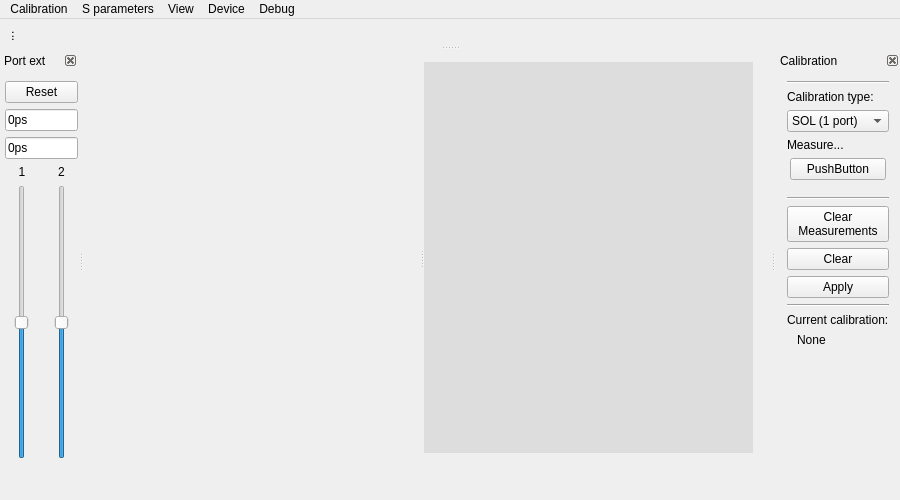
<?xml version="1.0" encoding="UTF-8"?>
<ui version="4.0">
 <class>MainWindow</class>
 <widget class="QMainWindow" name="MainWindow">
  <property name="geometry">
   <rect>
    <x>0</x>
    <y>0</y>
    <width>900</width>
    <height>500</height>
   </rect>
  </property>
  <property name="windowTitle">
   <string>VNA View</string>
  </property>
  <property name="dockNestingEnabled">
   <bool>true</bool>
  </property>
  <property name="dockOptions">
   <set>QMainWindow::AllowNestedDocks|QMainWindow::AnimatedDocks</set>
  </property>
  <widget class="QWidget" name="centralWidget">
   <layout class="QGridLayout" name="gridLayout">
    <property name="leftMargin">
     <number>0</number>
    </property>
    <property name="topMargin">
     <number>0</number>
    </property>
    <property name="rightMargin">
     <number>6</number>
    </property>
    <property name="bottomMargin">
     <number>6</number>
    </property>
    <item row="0" column="0">
     <widget class="QWidget" name="w_content" native="true">
      <layout class="QVBoxLayout" name="verticalLayout_4">
       <property name="leftMargin">
        <number>6</number>
       </property>
       <item>
        <widget class="QSplitter" name="splitter">
         <property name="orientation">
          <enum>Qt::Horizontal</enum>
         </property>
         <widget class="QWidget" name="w_polar" native="true">
          <property name="sizePolicy">
           <sizepolicy hsizetype="Expanding" vsizetype="Preferred">
            <horstretch>0</horstretch>
            <verstretch>0</verstretch>
           </sizepolicy>
          </property>
          <property name="minimumSize">
           <size>
            <width>100</width>
            <height>0</height>
           </size>
          </property>
          <layout class="QHBoxLayout" name="horizontalLayout_2">
           <property name="spacing">
            <number>0</number>
           </property>
           <property name="leftMargin">
            <number>0</number>
           </property>
           <property name="topMargin">
            <number>0</number>
           </property>
           <property name="rightMargin">
            <number>0</number>
           </property>
           <property name="bottomMargin">
            <number>0</number>
           </property>
          </layout>
         </widget>
         <widget class="QWidget" name="w_graph" native="true">
          <property name="sizePolicy">
           <sizepolicy hsizetype="Expanding" vsizetype="Preferred">
            <horstretch>0</horstretch>
            <verstretch>0</verstretch>
           </sizepolicy>
          </property>
          <property name="minimumSize">
           <size>
            <width>200</width>
            <height>0</height>
           </size>
          </property>
          <property name="styleSheet">
           <string notr="true">background-color: #ddd</string>
          </property>
          <layout class="QHBoxLayout" name="horizontalLayout_3">
           <property name="spacing">
            <number>0</number>
           </property>
           <property name="leftMargin">
            <number>0</number>
           </property>
           <property name="topMargin">
            <number>0</number>
           </property>
           <property name="rightMargin">
            <number>0</number>
           </property>
           <property name="bottomMargin">
            <number>0</number>
           </property>
          </layout>
         </widget>
        </widget>
       </item>
      </layout>
     </widget>
    </item>
   </layout>
  </widget>
  <widget class="QDockWidget" name="dock_impedance">
   <property name="features">
    <set>QDockWidget::DockWidgetVerticalTitleBar</set>
   </property>
   <property name="allowedAreas">
    <set>Qt::TopDockWidgetArea</set>
   </property>
   <property name="windowTitle">
    <string notr="true">...</string>
   </property>
   <attribute name="dockWidgetArea">
    <number>4</number>
   </attribute>
   <widget class="QWidget" name="dock_impedance_contents">
    <layout class="QHBoxLayout" name="horizontalLayout">
     <property name="topMargin">
      <number>6</number>
     </property>
     <property name="bottomMargin">
      <number>0</number>
     </property>
     <item>
      <spacer name="verticalSpacer_2">
       <property name="orientation">
        <enum>Qt::Horizontal</enum>
       </property>
       <property name="sizeHint" stdset="0">
        <size>
         <width>40</width>
         <height>20</height>
        </size>
       </property>
      </spacer>
     </item>
    </layout>
   </widget>
  </widget>
  <widget class="QDockWidget" name="dock_cal">
   <property name="floating">
    <bool>false</bool>
   </property>
   <property name="features">
    <set>QDockWidget::DockWidgetClosable|QDockWidget::DockWidgetMovable</set>
   </property>
   <property name="allowedAreas">
    <set>Qt::LeftDockWidgetArea|Qt::RightDockWidgetArea</set>
   </property>
   <property name="windowTitle">
    <string>Calibration</string>
   </property>
   <attribute name="dockWidgetArea">
    <number>2</number>
   </attribute>
   <widget class="QWidget" name="dock_cal_contents">
    <layout class="QVBoxLayout" name="verticalLayout_2">
     <item>
      <widget class="Line" name="line_2">
       <property name="orientation">
        <enum>Qt::Horizontal</enum>
       </property>
      </widget>
     </item>
     <item>
      <widget class="QLabel" name="label_16">
       <property name="text">
        <string>Calibration type:</string>
       </property>
      </widget>
     </item>
     <item>
      <widget class="QComboBox" name="d_caltype">
       <item>
        <property name="text">
         <string>SOL (1 port)</string>
        </property>
       </item>
       <item>
        <property name="text">
         <string>SOLT (T/R)</string>
        </property>
       </item>
      </widget>
     </item>
     <item>
      <widget class="QLabel" name="label_13">
       <property name="text">
        <string>Measure...</string>
       </property>
      </widget>
     </item>
     <item>
      <widget class="QWidget" name="w_calstandards" native="true">
       <layout class="QVBoxLayout" name="verticalLayout_3">
        <property name="leftMargin">
         <number>3</number>
        </property>
        <property name="topMargin">
         <number>0</number>
        </property>
        <property name="rightMargin">
         <number>3</number>
        </property>
        <item>
         <widget class="QPushButton" name="pushButton">
          <property name="text">
           <string>PushButton</string>
          </property>
         </widget>
        </item>
       </layout>
      </widget>
     </item>
     <item>
      <widget class="Line" name="line">
       <property name="orientation">
        <enum>Qt::Horizontal</enum>
       </property>
      </widget>
     </item>
     <item>
      <widget class="QPushButton" name="b_clear_m">
       <property name="text">
        <string>Clear
Measurements</string>
       </property>
      </widget>
     </item>
     <item>
      <widget class="QPushButton" name="b_clear">
       <property name="text">
        <string>Clear</string>
       </property>
      </widget>
     </item>
     <item>
      <widget class="QPushButton" name="b_apply">
       <property name="text">
        <string>Apply</string>
       </property>
      </widget>
     </item>
     <item>
      <widget class="Line" name="line_4">
       <property name="orientation">
        <enum>Qt::Horizontal</enum>
       </property>
      </widget>
     </item>
     <item>
      <widget class="QLabel" name="label_14">
       <property name="text">
        <string>Current calibration:</string>
       </property>
      </widget>
     </item>
     <item>
      <widget class="QLabel" name="l_cal">
       <property name="text">
        <string>None</string>
       </property>
       <property name="indent">
        <number>10</number>
       </property>
      </widget>
     </item>
     <item>
      <spacer name="verticalSpacer">
       <property name="orientation">
        <enum>Qt::Vertical</enum>
       </property>
       <property name="sizeHint" stdset="0">
        <size>
         <width>20</width>
         <height>40</height>
        </size>
       </property>
      </spacer>
     </item>
    </layout>
   </widget>
  </widget>
  <widget class="QMenuBar" name="menuBar">
   <property name="geometry">
    <rect>
     <x>0</x>
     <y>0</y>
     <width>900</width>
     <height>22</height>
    </rect>
   </property>
   <widget class="QMenu" name="menuCalibration">
    <property name="title">
     <string>Calibration</string>
    </property>
    <addaction name="actionLoad"/>
    <addaction name="actionSave"/>
    <addaction name="actionKit_settings"/>
    <addaction name="separator"/>
   </widget>
   <widget class="QMenu" name="menuView">
    <property name="title">
     <string>View</string>
    </property>
    <addaction name="actionImpedance_pane"/>
    <addaction name="actionCalibration_pane"/>
    <addaction name="actionPort_length_extension"/>
    <addaction name="separator"/>
    <addaction name="actionTime_to_fault"/>
    <addaction name="actionGraph_limits"/>
   </widget>
   <widget class="QMenu" name="menuS_parameters">
    <property name="title">
     <string>S parameters</string>
    </property>
    <addaction name="actionExport_s1p"/>
    <addaction name="actionCapture_S_1"/>
    <addaction name="actionCapture_S_2"/>
    <addaction name="actionExport_s2p"/>
   </widget>
   <widget class="QMenu" name="menuDevice">
    <property name="title">
     <string>Device</string>
    </property>
    <addaction name="actionSweep_params"/>
    <addaction name="separator"/>
    <addaction name="actionSelect_device"/>
    <addaction name="actionRefresh"/>
    <addaction name="actionMock_device"/>
    <addaction name="actionOther"/>
   </widget>
   <widget class="QMenu" name="menuDebug">
    <property name="title">
     <string>Debug</string>
    </property>
    <addaction name="actionDisable_polarView_refresh"/>
    <addaction name="actionDisable_chart_update"/>
   </widget>
   <addaction name="menuCalibration"/>
   <addaction name="menuS_parameters"/>
   <addaction name="menuView"/>
   <addaction name="menuDevice"/>
   <addaction name="menuDebug"/>
  </widget>
  <widget class="QDockWidget" name="dock_bottom">
   <property name="sizePolicy">
    <sizepolicy hsizetype="Preferred" vsizetype="Preferred">
     <horstretch>0</horstretch>
     <verstretch>0</verstretch>
    </sizepolicy>
   </property>
   <property name="features">
    <set>QDockWidget::DockWidgetVerticalTitleBar</set>
   </property>
   <attribute name="dockWidgetArea">
    <number>8</number>
   </attribute>
   <widget class="QWidget" name="w_bottom">
    <property name="sizePolicy">
     <sizepolicy hsizetype="Preferred" vsizetype="Fixed">
      <horstretch>0</horstretch>
      <verstretch>0</verstretch>
     </sizepolicy>
    </property>
    <layout class="QVBoxLayout" name="verticalLayout">
     <property name="spacing">
      <number>0</number>
     </property>
     <property name="topMargin">
      <number>0</number>
     </property>
    </layout>
   </widget>
  </widget>
  <widget class="QDockWidget" name="dock_ext">
   <property name="sizePolicy">
    <sizepolicy hsizetype="Fixed" vsizetype="Preferred">
     <horstretch>0</horstretch>
     <verstretch>0</verstretch>
    </sizepolicy>
   </property>
   <property name="minimumSize">
    <size>
     <width>78</width>
     <height>168</height>
    </size>
   </property>
   <property name="features">
    <set>QDockWidget::DockWidgetClosable</set>
   </property>
   <property name="allowedAreas">
    <set>Qt::LeftDockWidgetArea</set>
   </property>
   <property name="windowTitle">
    <string>Port ext</string>
   </property>
   <attribute name="dockWidgetArea">
    <number>1</number>
   </attribute>
   <widget class="QWidget" name="dockWidgetContents">
    <layout class="QGridLayout" name="gridLayout_2">
     <property name="leftMargin">
      <number>5</number>
     </property>
     <property name="rightMargin">
      <number>0</number>
     </property>
     <item row="0" column="0" colspan="2">
      <widget class="QPushButton" name="b_reset_ext">
       <property name="sizePolicy">
        <sizepolicy hsizetype="Ignored" vsizetype="Fixed">
         <horstretch>0</horstretch>
         <verstretch>0</verstretch>
        </sizepolicy>
       </property>
       <property name="minimumSize">
        <size>
         <width>50</width>
         <height>0</height>
        </size>
       </property>
       <property name="text">
        <string>Reset</string>
       </property>
      </widget>
     </item>
     <item row="1" column="0" colspan="2">
      <widget class="QLineEdit" name="t_ext1">
       <property name="sizePolicy">
        <sizepolicy hsizetype="Ignored" vsizetype="Fixed">
         <horstretch>0</horstretch>
         <verstretch>0</verstretch>
        </sizepolicy>
       </property>
       <property name="minimumSize">
        <size>
         <width>60</width>
         <height>0</height>
        </size>
       </property>
       <property name="toolTip">
        <string>Port 1 length extension</string>
       </property>
       <property name="text">
        <string>0ps</string>
       </property>
      </widget>
     </item>
     <item row="2" column="0" colspan="2">
      <widget class="QLineEdit" name="t_ext2">
       <property name="sizePolicy">
        <sizepolicy hsizetype="Ignored" vsizetype="Fixed">
         <horstretch>0</horstretch>
         <verstretch>0</verstretch>
        </sizepolicy>
       </property>
       <property name="toolTip">
        <string>Port 2 length extension</string>
       </property>
       <property name="text">
        <string>0ps</string>
       </property>
      </widget>
     </item>
     <item row="3" column="0">
      <widget class="QLabel" name="label">
       <property name="text">
        <string>1</string>
       </property>
       <property name="alignment">
        <set>Qt::AlignCenter</set>
       </property>
      </widget>
     </item>
     <item row="3" column="1">
      <widget class="QLabel" name="label_2">
       <property name="text">
        <string>2</string>
       </property>
       <property name="alignment">
        <set>Qt::AlignCenter</set>
       </property>
      </widget>
     </item>
     <item row="4" column="0">
      <widget class="QSlider" name="slider_ext1">
       <property name="sizePolicy">
        <sizepolicy hsizetype="Expanding" vsizetype="Expanding">
         <horstretch>0</horstretch>
         <verstretch>0</verstretch>
        </sizepolicy>
       </property>
       <property name="toolTip">
        <string>Port 1 length extension</string>
       </property>
       <property name="minimum">
        <number>-5000</number>
       </property>
       <property name="maximum">
        <number>5000</number>
       </property>
       <property name="singleStep">
        <number>1</number>
       </property>
       <property name="pageStep">
        <number>100</number>
       </property>
       <property name="orientation">
        <enum>Qt::Vertical</enum>
       </property>
      </widget>
     </item>
     <item row="4" column="1">
      <widget class="QSlider" name="slider_ext2">
       <property name="sizePolicy">
        <sizepolicy hsizetype="Expanding" vsizetype="Expanding">
         <horstretch>0</horstretch>
         <verstretch>0</verstretch>
        </sizepolicy>
       </property>
       <property name="toolTip">
        <string>Port 2 length extension</string>
       </property>
       <property name="minimum">
        <number>-5000</number>
       </property>
       <property name="maximum">
        <number>5000</number>
       </property>
       <property name="singleStep">
        <number>1</number>
       </property>
       <property name="pageStep">
        <number>100</number>
       </property>
       <property name="orientation">
        <enum>Qt::Vertical</enum>
       </property>
      </widget>
     </item>
    </layout>
   </widget>
  </widget>
  <action name="actionImpedance">
   <property name="checkable">
    <bool>true</bool>
   </property>
   <property name="text">
    <string>Impedance</string>
   </property>
  </action>
  <action name="actionCalibration">
   <property name="checkable">
    <bool>true</bool>
   </property>
   <property name="text">
    <string>Calibration</string>
   </property>
  </action>
  <action name="actionLoad">
   <property name="text">
    <string>Load...</string>
   </property>
  </action>
  <action name="actionImpedance_pane">
   <property name="checkable">
    <bool>true</bool>
   </property>
   <property name="checked">
    <bool>true</bool>
   </property>
   <property name="text">
    <string>Impedance</string>
   </property>
  </action>
  <action name="actionCalibration_pane">
   <property name="checkable">
    <bool>true</bool>
   </property>
   <property name="checked">
    <bool>true</bool>
   </property>
   <property name="text">
    <string>Calibration</string>
   </property>
  </action>
  <action name="actionSave">
   <property name="text">
    <string>Save as...</string>
   </property>
  </action>
  <action name="actionExport_s1p">
   <property name="text">
    <string>Export s1p</string>
   </property>
  </action>
  <action name="actionCapture_S_1">
   <property name="text">
    <string>Capture S*1</string>
   </property>
  </action>
  <action name="actionCapture_S_2">
   <property name="text">
    <string>Capture S*2</string>
   </property>
  </action>
  <action name="actionExport_s2p">
   <property name="text">
    <string>Export s2p</string>
   </property>
  </action>
  <action name="actionOther">
   <property name="text">
    <string>   Other...</string>
   </property>
  </action>
  <action name="actionSweep_params">
   <property name="text">
    <string>Sweep parameters...</string>
   </property>
  </action>
  <action name="actionSelect_device">
   <property name="enabled">
    <bool>false</bool>
   </property>
   <property name="text">
    <string>Select device:</string>
   </property>
  </action>
  <action name="actionTime_to_fault">
   <property name="checkable">
    <bool>true</bool>
   </property>
   <property name="text">
    <string>Time to fault</string>
   </property>
  </action>
  <action name="actionRefresh">
   <property name="text">
    <string>   Refresh</string>
   </property>
  </action>
  <action name="actionKit_settings">
   <property name="text">
    <string>Kit settings...</string>
   </property>
  </action>
  <action name="actionMock_device">
   <property name="text">
    <string>   Mock device</string>
   </property>
  </action>
  <action name="actionDisable_polarView_refresh">
   <property name="checkable">
    <bool>true</bool>
   </property>
   <property name="text">
    <string>Disable polarView refresh</string>
   </property>
  </action>
  <action name="actionDisable_chart_update">
   <property name="checkable">
    <bool>true</bool>
   </property>
   <property name="text">
    <string>Disable chart update</string>
   </property>
  </action>
  <action name="actionGraph_limits">
   <property name="text">
    <string>Graph limits...</string>
   </property>
  </action>
  <action name="actionPort_length_extension">
   <property name="checkable">
    <bool>true</bool>
   </property>
   <property name="text">
    <string>Port length extension</string>
   </property>
  </action>
 </widget>
 <layoutdefault spacing="6" margin="11"/>
 <resources/>
 <connections/>
</ui>
